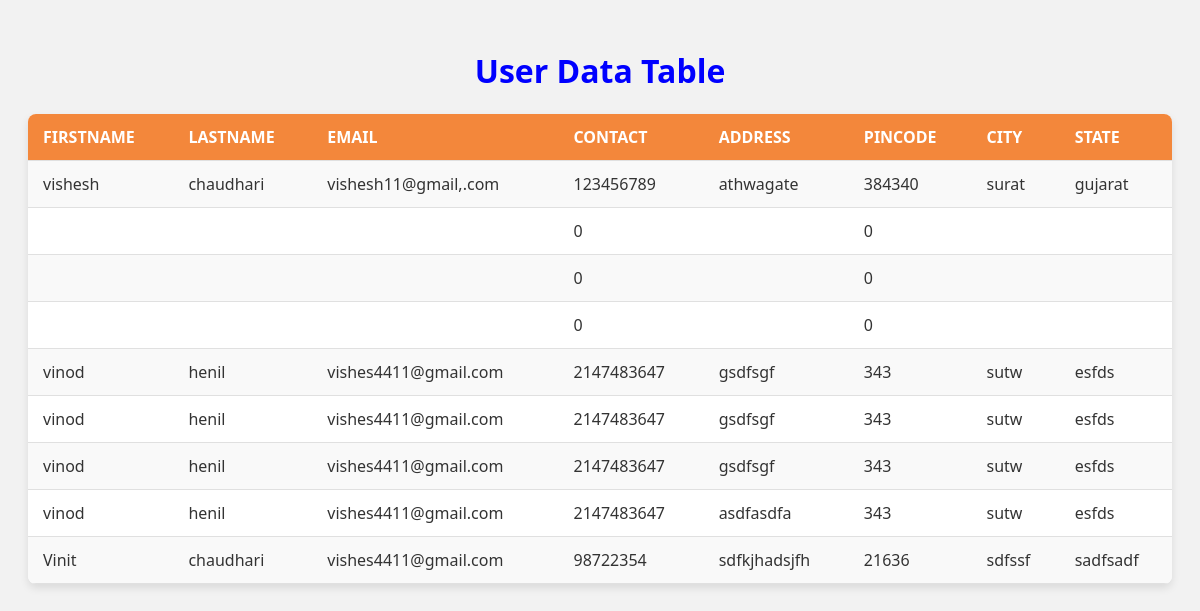
Page /table.php on the committed database.
### tables this page shows
CREATE TABLE `usereg` (
  `firstname` varchar(20) NOT NULL,
  `lastname` varchar(20) NOT NULL,
  `password` varchar(25) NOT NULL,
  `address` varchar(50) NOT NULL,
  `pincode` int(6) NOT NULL,
  `city` varchar(20) NOT NULL,
  `state` varchar(20) NOT NULL,
  `email` varchar(25) NOT NULL,
  `contact` int(13) NOT NULL
);

### table.php (the view, shortened to what this page needs)
<?php
$servername = "localhost";
$username = "root";
$password = "";
$dbname = "emp";
$conn = new mysqli($servername, $username, $password, $dbname);
$sql = "SELECT firstname, lastname, email, address, pincode, city, state, contact FROM usereg";
$result = $conn->query($sql);
?>
<!DOCTYPE html>
<html lang="en">
<head>
</head>
<body>
    <h1>User Data Table</h1>
    <?php
    if ($result->num_rows > 0) {
        echo "<table>
                <tr>
                    <th>Firstname</th>
                    <th>Lastname</th>
                    <th>Email</th>
                    <th>Contact</th>
                    <th>Address</th>
                    <th>Pincode</th>
                    <th>City</th>
                    <th>State</th>
                </tr>";
        while($row = $result->fetch_assoc()) {
            echo "<tr>
                    <td>" . $row["firstname"] . "</td>
                    <td>" . $row["lastname"] . "</td>
                    <td>" . $row["email"] . "</td>
                    <td>" . $row["contact"] . "</td>
                    <td>" . $row["address"] . "</td>
                    <td>" . $row["pincode"] . "</td>
                    <td>" . $row["city"] . "</td>
                    <td>" . $row["state"] . "</td>
                  </tr>";
        }
        echo "</table>";
    } else {
        echo "0 results found.";
    }
    ?>
</body>
</html>

### table.php (style rules this page uses)
body { font-family: 'Segoe UI', Tahoma, Geneva, Verdana, sans-serif; padding: 20px; background-color: #f2f2f2; color: #333; }
table { width: 100%; border-collapse: collapse; margin: 20px 0; box-shadow: 0 4px 8px rgba(0, 0, 0, 0.1); background-color: #fff; border-radius: 8px; overflow: hidden; }
table, th, td { border: none; }
th, td { padding: 12px 15px; text-align: left; border-bottom: 1px solid #e0e0e0; }
th { background-color: #f3873b; color: white; font-weight: bold; text-transform: uppercase; }
tr:nth-child(even) { background-color: #f9f9f9; }
h1 { color:blue; text-align:center }

### rows in the picture
usereg: firstname "vishesh", lastname "chaudhari", email "vishesh11@gmail,.com", contact "123456789", address "athwagate", pincode "384340", city "surat", state "gujarat"
usereg: contact "0", pincode "0"
usereg: contact "0", pincode "0"
usereg: contact "0", pincode "0"
usereg: firstname "vinod", lastname "henil", email "vishes4411@gmail.com", contact "2147483647", address "gsdfsgf", pincode "343", city "sutw", state "esfds"
usereg: firstname "vinod", lastname "henil", email "vishes4411@gmail.com", contact "2147483647", address "gsdfsgf", pincode "343", city "sutw", state "esfds"
usereg: firstname "vinod", lastname "henil", email "vishes4411@gmail.com", contact "2147483647", address "gsdfsgf", pincode "343", city "sutw", state "esfds"
usereg: firstname "vinod", lastname "henil", email "vishes4411@gmail.com", contact "2147483647", address "asdfasdfa", pincode "343", city "sutw", state "esfds"
usereg: firstname "Vinit", lastname "chaudhari", email "vishes4411@gmail.com", contact "98722354", address "sdfkjhadsjfh", pincode "21636", city "sdfssf", state "sadfsadf"
